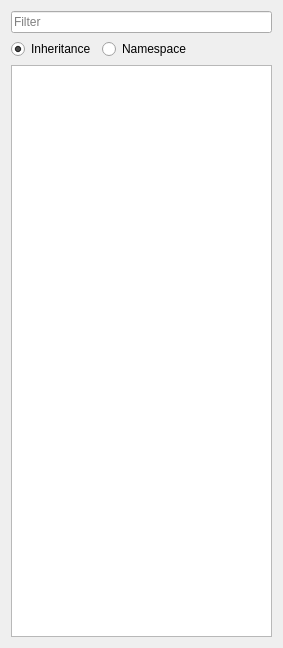
<?xml version="1.0" encoding="UTF-8"?>
<ui version="4.0">
 <class>TypesystemWidget</class>
 <widget class="QWidget" name="TypesystemWidget">
  <property name="geometry">
   <rect>
    <x>0</x>
    <y>0</y>
    <width>283</width>
    <height>648</height>
   </rect>
  </property>
  <property name="sizePolicy">
   <sizepolicy hsizetype="Preferred" vsizetype="Preferred">
    <horstretch>0</horstretch>
    <verstretch>0</verstretch>
   </sizepolicy>
  </property>
  <property name="windowTitle">
   <string>Form</string>
  </property>
  <layout class="QVBoxLayout" name="verticalLayout_2">
   <item>
    <layout class="QVBoxLayout" name="verticalLayout">
     <item>
      <widget class="TypeAheadWidget" name="filterLineEdit">
       <property name="sizePolicy">
        <sizepolicy hsizetype="Preferred" vsizetype="Fixed">
         <horstretch>0</horstretch>
         <verstretch>0</verstretch>
        </sizepolicy>
       </property>
       <property name="placeholderText">
        <string>Filter</string>
       </property>
       <property name="clearButtonEnabled">
        <bool>true</bool>
       </property>
      </widget>
     </item>
     <item>
      <layout class="QHBoxLayout" name="horizontalLayout">
       <item>
        <widget class="QRadioButton" name="inheritanceRadioButton">
         <property name="text">
          <string>Inheritance</string>
         </property>
         <property name="checked">
          <bool>true</bool>
         </property>
        </widget>
       </item>
       <item>
        <widget class="QRadioButton" name="namespaceRadioButton">
         <property name="text">
          <string>Namespace</string>
         </property>
        </widget>
       </item>
       <item>
        <spacer name="horizontalSpacer">
         <property name="orientation">
          <enum>Qt::Horizontal</enum>
         </property>
         <property name="sizeHint" stdset="0">
          <size>
           <width>40</width>
           <height>20</height>
          </size>
         </property>
        </spacer>
       </item>
      </layout>
     </item>
    </layout>
   </item>
   <item>
    <widget class="QTreeView" name="treeView">
     <property name="expandsOnDoubleClick">
      <bool>false</bool>
     </property>
    </widget>
   </item>
  </layout>
 </widget>
 <customwidgets>
  <customwidget>
   <class>TypeAheadWidget</class>
   <extends>QLineEdit</extends>
   <header>typeaheadwidget.h</header>
  </customwidget>
 </customwidgets>
 <resources/>
 <connections/>
</ui>
